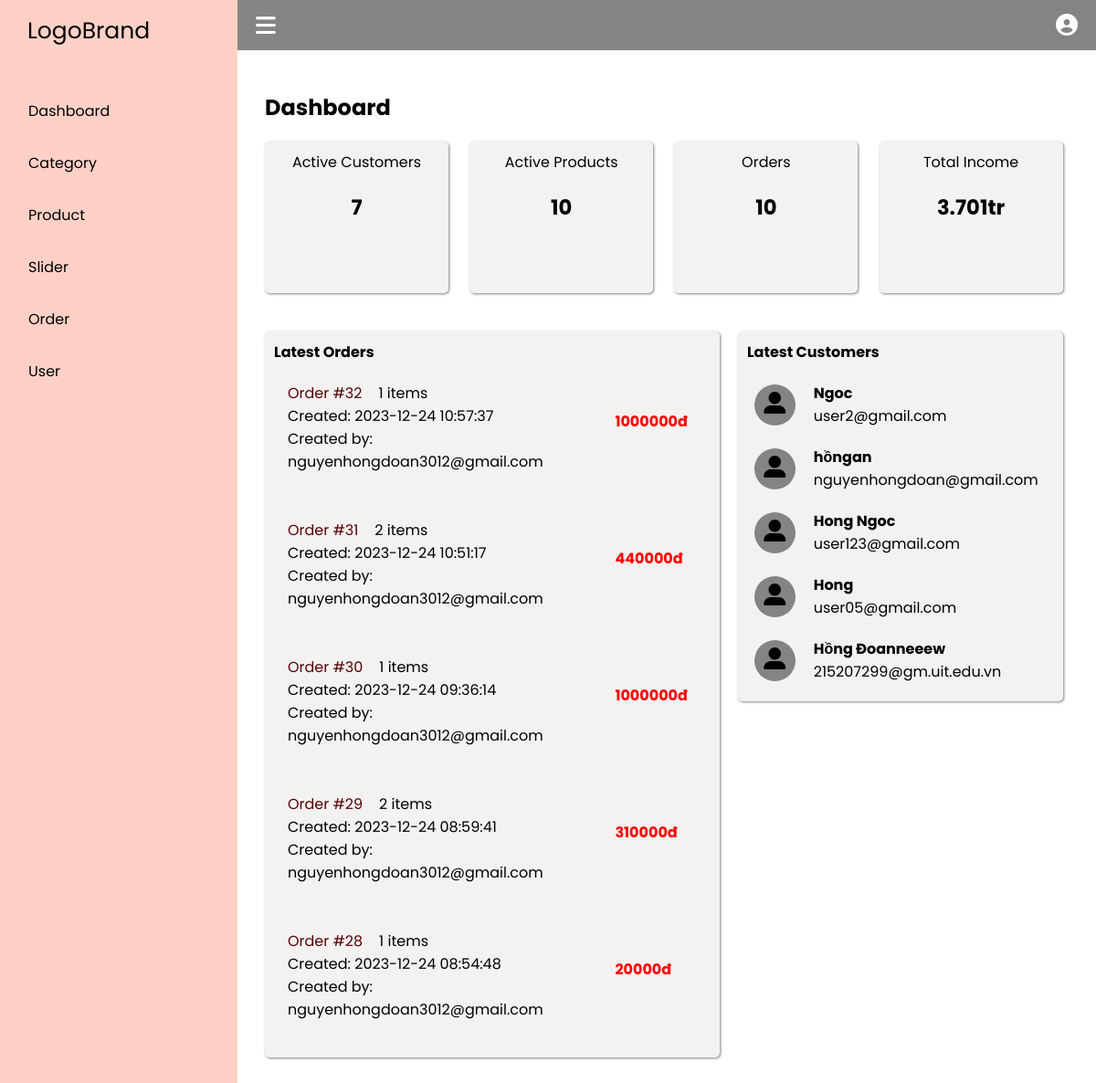
Before: /admin/index.php (signed in) with the older database file.
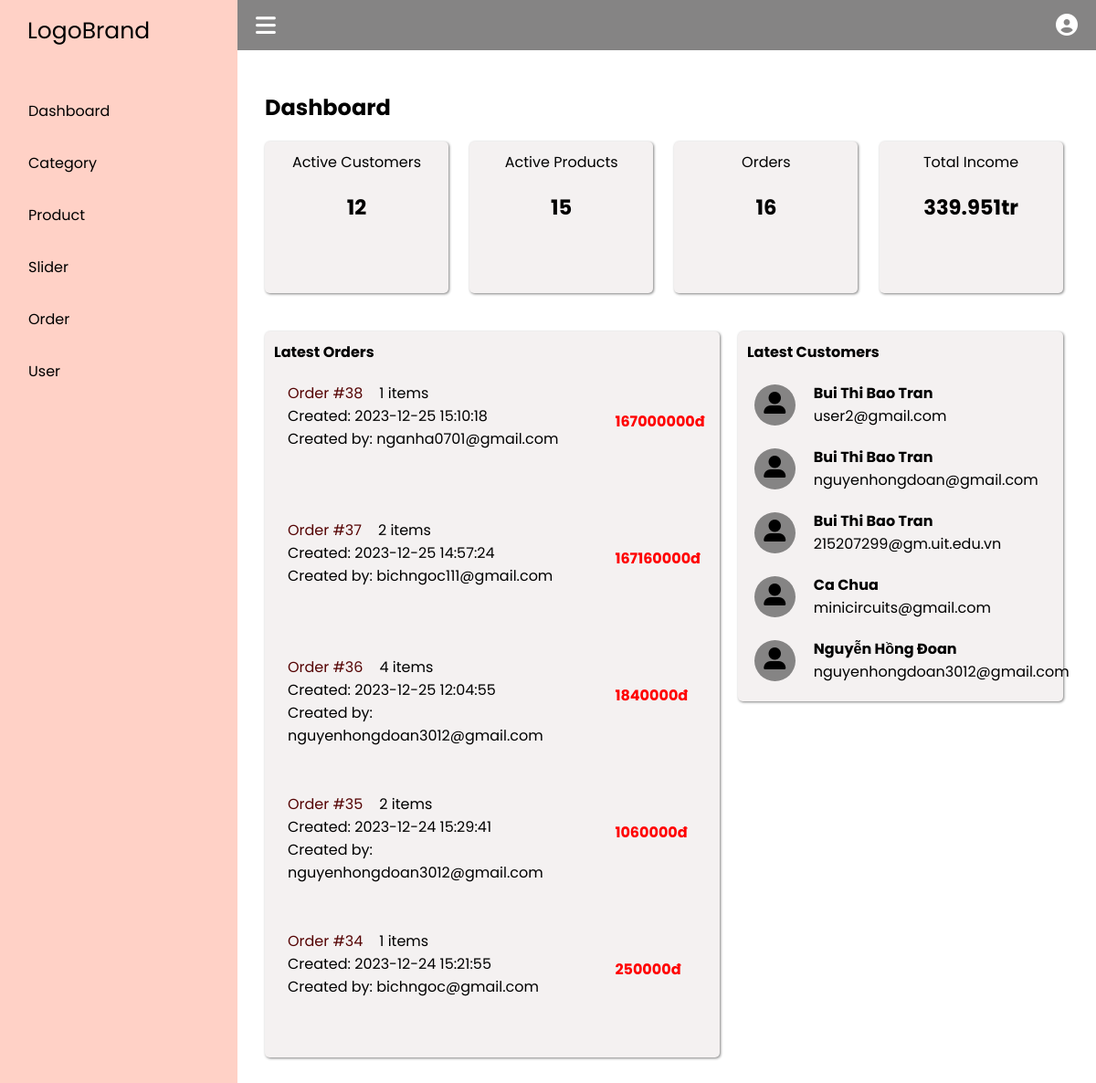
After: the same page with the newer database file.
### tables this page shows
CREATE TABLE `orders` (
  `order_id` int(11) NOT NULL,
  `fullname` varchar(100) NOT NULL,
  `email` varchar(100) NOT NULL,
  `phone_number` varchar(20) NOT NULL,
  `address` varchar(100) NOT NULL,
  `note` varchar(100) NOT NULL,
  `order_date` timestamp NOT NULL DEFAULT current_timestamp(),
  `payment_status` varchar(100) NOT NULL DEFAULT 'unpaid',
  `price` float NOT NULL DEFAULT 0
);

CREATE TABLE `user` (
  `email` varchar(100) NOT NULL,
  `fullname` varchar(100) NOT NULL,
  `phone_number` varchar(20) NOT NULL,
  `password` varchar(100) NOT NULL,
  `address` varchar(100) NOT NULL DEFAULT 'Nothing yet.',
  `created_at` timestamp NOT NULL DEFAULT current_timestamp(),
  `is_active` int(2) NOT NULL DEFAULT 1,
  `reset_token_hash` varchar(64) DEFAULT NULL,
  `reset_token_expires_at` datetime DEFAULT NULL
);

### admin/pages/main/dashboard.php (the view)
<link rel="stylesheet" href="./css/dashboard.css">
<main class="main">
    <div class="container2">
        <div class="dashboard">
            <div class="heading">
                <h2 style="display: inline;">Dashboard</h2>
            </div>
            <div id="gerenal-infor">
                <div class="sub-container  custom-background">
                    <p class="cell-title">Active Customers</p>
                    <p class="value" id="active-customers">
                        <?php
                        $sql = "select count(*) from user";
                        $result = $con->query($sql);
                        echo $result->fetch_row()[0];
                        ?>
                    </p>
                </div>
                <div class="sub-container  custom-background">
                    <p class="cell-title">Active Products</p>
                    <p class="value" id="active-products">
                        <?php
                        $sql = "select count(*) from product  ";
                        $result = $con->query($sql);
                        echo $result->fetch_row()[0];
                        ?>
                    </p>
                </div>
                <div class="sub-container  custom-background">
                    <p class="cell-title">Orders</p>
                    <p class="value" id="orders">
                        <?php
                        $sql = "select count(*) from orders ";
                        $result = $con->query($sql);
                        echo $result->fetch_row()[0];
                        ?>
                    </p>
                </div>
                <div class="sub-container  custom-background">
                    <p class="cell-title">Total Income</p>
                    <p class="value" id="total-income">
                        <?php
                        $sql = "select sum(price) from orders where payment_status = 'paid' ";
                        $result = $con->query($sql);
                        echo ((int)$result->fetch_row()[0]/1000000)."tr";
                        ?>
                    </p>
                </div>
            </div>
            <div id=recently-infor>
                <div id="latest-orders" class="custom-background">
                    <h4 class="title-of-recentlty-infors">Latest Orders</h4>
                    <ul id="latest-orders-list">
                    <?php
                        $sql = "select * from orders order by order_date desc limit 5";
                        $result = mysqli_query($con, $sql);
                    while ($row = mysqli_fetch_assoc($result)) {
                        echo "<li class='latest-order-infor'>
                            <div class='component-order-infor'>";
                        echo "<span class='order-number'>Order #$row[order_id]</span>";
                        $sql1 = "SELECT COUNT(*) FROM cart where order_id= '$row[order_id]'";
                        $result1 = $con->query($sql1);
                        echo "<span class='number-of-items'>" . $result1->fetch_row()[0] . " items</span><br>";
                        echo "<span class='created-day'>Created: </span>$row[order_date]<br>";
                        echo "<span class='owner'>Created by: $row[email]</span>";
                        echo "</div>";
                        echo "<div class='total-price'>$row[price]đ</div>";
                        echo "</li>";
                    }
                    ?>
                    </ul>
                </div>
                <div id="latest-customers" class="custom-background">
                    <h4 class="title-of-recentlty-infors">Latest Customers</h4>
                    <ul id="latest-customers-list">
                        <?php
                        $sql = "select * from user order by created_at limit 5";
                        $result = mysqli_query($con, $sql);
                        while ($row = mysqli_fetch_assoc($result)){
                            echo "<li class='latest-customer-infor'>";
                            echo "<div class='customer-icon-container'>";
                            echo "<i class='fas fa-user-alt   '></i>" . "</div>";
                            echo "<div class='customer-infors'>";
                            echo "<h4>$row[fullname]</h4>";
                            echo "<p>$row[email]</p>";
                            echo "</div>";
                            echo "</li>";
                        }
                        ?>
                    </ul>
                </div>
            </div>
        </div>
    </div>
</main>

Changed rows visible on the page:
no longer on this page (row unchanged): orders: order_id "32", fetch_row "1", order_date "2023-12-24 10:57:37", email "nguyenhongdoan3012@gmail.com", price "1000000"
no longer on this page (row unchanged): orders: order_id "31", fetch_row "2", order_date "2023-12-24 10:51:17", email "nguyenhongdoan3012@gmail.com", price "440000"
no longer on this page (row unchanged): orders: order_id "30", fetch_row "1", order_date "2023-12-24 09:36:14", email "nguyenhongdoan3012@gmail.com", price "1000000"
no longer on this page (row unchanged): orders: order_id "29", fetch_row "2", order_date "2023-12-24 08:59:41", email "nguyenhongdoan3012@gmail.com", price "310000"
no longer on this page (row unchanged): orders: order_id "28", fetch_row "1", order_date "2023-12-24 08:54:48", email "nguyenhongdoan3012@gmail.com", price "20000"
removed user: fullname "Hong Ngoc", email "user123@gmail.com"
removed user: fullname "Hong", email "user05@gmail.com"
added orders: order_id "38", fetch_row "1", order_date "2023-12-25 15:10:18", email "nganha0701@gmail.com", price "167000000"
added orders: order_id "37", fetch_row "2", order_date "2023-12-25 14:57:24", email "bichngoc111@gmail.com", price "167160000"
added orders: order_id "36", fetch_row "4", order_date "2023-12-25 12:04:55", email "nguyenhongdoan3012@gmail.com", price "1840000"
added orders: order_id "35", fetch_row "2", order_date "2023-12-24 15:29:41", email "nguyenhongdoan3012@gmail.com", price "1060000"
added orders: order_id "34", fetch_row "1", order_date "2023-12-24 15:21:55", email "bichngoc@gmail.com", price "250000"
changed user "user2@gmail.com": fullname "Ngoc" → "Bui Thi Bao Tran"
changed user "nguyenhongdoan@gmail.com": fullname "hồngan" → "Bui Thi Bao Tran"
changed user "215207299@gm.uit.edu.vn": fullname "Hồng Đoanneeew" → "Bui Thi Bao Tran"
now on this page (row edited): user: fullname "Ca Chua", email "minicircuits@gmail.com"
now on this page (row edited): user: fullname "Nguyễn Hồng Đoan", email "nguyenhongdoan3012@gmail.com"
Other visible differences:
$result->fetch_row()[0]: "7" → "12"
$result->fetch_row()[0]: "10" → "15"
$result->fetch_row()[0]: "10" → "16"
text no longer shown: "3.701"
text now shown: "339.951"
